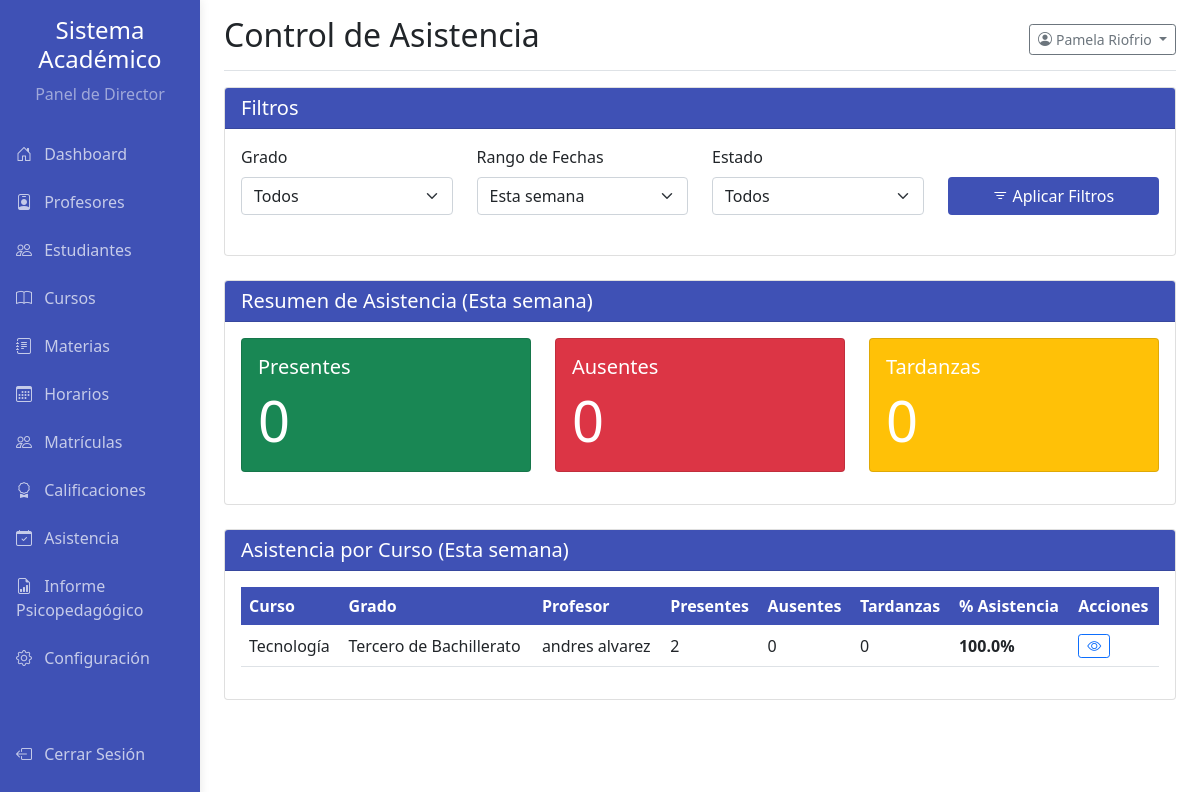
Page /pages/director_asistencia.php (signed in) on the committed database.
### tables this page shows
CREATE TABLE `usuarios` (
  `id` int(11) NOT NULL,
  `nombre` varchar(100) NOT NULL,
  `apellido` varchar(100) NOT NULL,
  `email` varchar(150) NOT NULL,
  `password` varchar(255) NOT NULL,
  `mfa_code` varchar(10) DEFAULT NULL,
  `mfa_expiry` datetime DEFAULT NULL,
  `email_verification_token` varchar(255) DEFAULT NULL,
  `email_verified_at` datetime DEFAULT NULL,
  `role_id` int(11) NOT NULL,
  `fecha_creacion` datetime NOT NULL DEFAULT current_timestamp()
);

CREATE TABLE `cursos` (
  `id` int(11) NOT NULL,
  `codigo` varchar(50) NOT NULL,
  `nombre` varchar(150) NOT NULL,
  `grado_id` int(11) NOT NULL,
  `seccion` char(1) NOT NULL,
  `profesor_id` int(11) NOT NULL,
  `materia_id` int(11) NOT NULL,
  `capacidad` int(11) NOT NULL,
  `creditos` int(11) NOT NULL,
  `descripcion` text DEFAULT NULL,
  `fecha_inicio` date DEFAULT NULL,
  `fecha_fin` date DEFAULT NULL,
  `estatus` enum('Activo','Inactivo','Pendiente') NOT NULL DEFAULT 'Activo'
);

CREATE TABLE `materias` (
  `id` int(11) NOT NULL,
  `nombre` varchar(100) NOT NULL
);

CREATE TABLE `grados` (
  `id` int(11) NOT NULL,
  `nombre` varchar(100) NOT NULL,
  `nivel` varchar(50) DEFAULT NULL,
  `descripcion` text DEFAULT NULL,
  `estatus` enum('Activo','Inactivo') NOT NULL DEFAULT 'Activo'
);

### pages/director_asistencia.php (the view, shortened to what this page needs)
<?php
require_once '../config.php';
$nombre = '';
$apellido = '';
$stats_generales = ['Presente' => 0, 'Ausente' => 0, 'Tarde' => 0];
$resumen_cursos = [];
$stmt_director = $mysqli->prepare("SELECT nombre, apellido FROM usuarios WHERE id = ?");
$stmt_director->bind_param('i', $_SESSION['user_id']);
$stmt_director->execute();
$stmt_director->bind_result($nombre, $apellido);
$filtro_grado = isset($_GET['grado']) && $_GET['grado'] !== 'all' ? (int)$_GET['grado'] : 0;
$filtro_rango = isset($_GET['rango']) ? $_GET['rango'] : 'thisWeek';
$filtro_estado = isset($_GET['estado']) && $_GET['estado'] !== 'all' ? $_GET['estado'] : '';
$where_clauses_table = [];
$where_clauses_table[] = "a.fecha BETWEEN DATE_SUB(CURDATE(), INTERVAL 30 DAY) AND CURDATE()";
$where_sql_table = " WHERE " . implode(" AND ", $where_clauses_table);
$sql_resumen_cursos = "
    SELECT c.id AS curso_id, m.nombre AS nombre_curso, g.nombre AS nombre_grado,
           CONCAT(u_prof.nombre, ' ', u_prof.apellido) AS nombre_profesor,
           SUM(CASE WHEN a.estado = 'Presente' THEN 1 ELSE 0 END) AS presentes,
           SUM(CASE WHEN a.estado = 'Ausente' THEN 1 ELSE 0 END) AS ausentes,
           SUM(CASE WHEN a.estado = 'Tarde' THEN 1 ELSE 0 END) AS tardanzas,
           COUNT(a.id) as total_registros
    FROM cursos c
    JOIN grados g ON c.grado_id = g.id
    JOIN materias m ON c.materia_id = m.id
    JOIN profesores p ON c.profesor_id = p.id
    JOIN usuarios u_prof ON p.usuario_id = u_prof.id
    LEFT JOIN matriculas mat ON c.id = mat.curso_id
    LEFT JOIN asistencia a ON mat.id = a.matricula_id
    $where_sql_table AND c.estatus = 'Activo'
    GROUP BY c.id
    ORDER BY g.id, m.nombre
";
$stmt_resumen = $mysqli->prepare($sql_resumen_cursos);
$stmt_resumen->execute();
$result = $stmt_resumen->get_result();
while($row = $result->fetch_assoc()) {
    $resumen_cursos[] = $row;
}
include __DIR__ . '/side_bar_director.php';
?>
<!DOCTYPE html>
<html lang="es">
<head>
    <link href="../css/bootstrap.min.css" rel="stylesheet">
    <link href="../css/academic.css" rel="stylesheet" type="text/css">
    <link rel="stylesheet" href="https://cdn.jsdelivr.net/npm/bootstrap-icons@1.8.1/font/bootstrap-icons.css">
</head>
<body>
    <div class="container-fluid">
        <div class="row">
            <div class="col-md-9 ms-sm-auto col-lg-10 px-md-4">
                <div class="d-flex justify-content-between flex-wrap flex-md-nowrap align-items-center pt-3 pb-2 mb-3 border-bottom">
                    <h1 class="h2">Control de Asistencia</h1>
                    <div class="btn-toolbar mb-2 mb-md-0">
                        <div class="dropdown">
                            <button class="btn btn-sm btn-outline-secondary dropdown-toggle" type="button" data-bs-toggle="dropdown">
                                <i class="bi bi-person-circle me-1"></i><?php echo htmlspecialchars($nombre . ' ' . $apellido); ?>
                            </button>
                        </div>
                    </div>
                </div>
                <div class="card mb-4">
                    <div class="card-header card-header-academic"><h5 class="mb-0 text-white">Filtros</h5></div>
                    <div class="card-body">
                        <form method="GET" action="">
                            <div class="row align-items-end">
                                <div class="col-md-3 mb-2">
                                    <label for="gradeFilter" class="form-label">Grado</label>
                                    <select class="form-select" name="grado">
                                        <option value="all" <?php if($filtro_grado == 0) echo 'selected'; ?>>Todos</option>
                                    </select>
                                </div>
                                <div class="col-md-3 mb-2">
                                    <label for="dateRangeFilter" class="form-label">Rango de Fechas</label>
                                    <select class="form-select" name="rango">
                                        <option value="thisWeek" <?php if($filtro_rango == 'thisWeek') echo 'selected'; ?>>Esta semana</option>
                                    </select>
                                </div>
                                <div class="col-md-3 mb-2">
                                    <label for="statusFilter" class="form-label">Estado</label>
                                    <select class="form-select" name="estado">
                                        <option value="all" <?php if(empty($filtro_estado)) echo 'selected'; ?>>Todos</option>
                                    </select>
                                </div>
                                <div class="col-md-3 mb-2">
                                    <button type="submit" class="btn btn-academic w-100"><i class="bi bi-filter"></i> Aplicar Filtros</button>
                                </div>
                            </div>
                        </form>
                    </div>
                </div>
                <div class="card mb-4">
                    <div class="card-header card-header-academic"><h5 class="mb-0 text-white">Resumen de Asistencia (<?php echo htmlspecialchars($_GET['rango'] ?? 'Esta semana'); ?>)</h5></div>
                    <div class="card-body"><div class="row">
                        <div class="col-md-4 mb-3"><div class="card text-white bg-success h-100"><div class="card-body"><h5 class="card-title">Presentes</h5><p class="card-text display-4"><?php echo $stats_generales['Presente'] ?? 0; ?></p></div></div></div>
                        <div class="col-md-4 mb-3"><div class="card text-white bg-danger h-100"><div class="card-body"><h5 class="card-title">Ausentes</h5><p class="card-text display-4"><?php echo $stats_generales['Ausente'] ?? 0; ?></p></div></div></div>
                        <div class="col-md-4 mb-3"><div class="card text-white bg-warning h-100"><div class="card-body"><h5 class="card-title">Tardanzas</h5><p class="card-text display-4"><?php echo $stats_generales['Tarde'] ?? 0; ?></p></div></div></div>
                    </div></div>
                </div>
                <div class="card mb-4">
                    <div class="card-header card-header-academic"><h5 class="mb-0 text-white">Asistencia por Curso (<?php echo htmlspecialchars($_GET['rango'] ?? 'Esta semana'); ?>)</h5></div>
                    <div class="card-body"><div class="table-responsive">
                        <table class="table table-hover align-middle">
                            <thead class="table-academic">
                                <tr><th>Curso</th><th>Grado</th><th>Profesor</th><th>Presentes</th><th>Ausentes</th><th>Tardanzas</th><th>% Asistencia</th><th>Acciones</th></tr>
                            </thead>
                            <tbody>
                                <?php if(empty($resumen_cursos)): ?>
                                    <tr><td colspan="8" class="text-center">No hay datos de asistencia para los filtros seleccionados.</td></tr>
                                <?php else: ?>
                                    <?php foreach($resumen_cursos as $resumen): ?>
                                    <tr>
                                        <td><?php echo htmlspecialchars($resumen['nombre_curso']); ?></td>
                                        <td><?php echo htmlspecialchars($resumen['nombre_grado']); ?></td>
                                        <td><?php echo htmlspecialchars($resumen['nombre_profesor']); ?></td>
                                        <td><?php echo $resumen['presentes']; ?></td>
                                        <td><?php echo $resumen['ausentes']; ?></td>
                                        <td><?php echo $resumen['tardanzas']; ?></td>
                                        <td>
                                            <?php
                                            $total_asistencias = $resumen['presentes'] + $resumen['tardanzas'];
                                            $porcentaje_asistencia = ($resumen['total_registros'] > 0) ? ($total_asistencias / $resumen['total_registros']) * 100 : 0;
                                            echo '<strong>' . number_format($porcentaje_asistencia, 1) . '%</strong>';
                                            ?>
                                        </td>
                                        <td><button class="btn btn-sm btn-outline-primary" title="Ver Detalles"><i class="bi bi-eye"></i></button></td>
                                    </tr>
                                    <?php endforeach; ?>
                                <?php endif; ?>
                            </tbody>
                        </table>
                    </div></div>
                </div>
            </div>
        </div>
    </div>
</body>
</html>

### css/academic.css (style rules this page uses)
:root { --academic-primary: #3f51b5; --academic-secondary: #ff4081; --academic-success: #4caf50; --academic-info: #2196f3; --academic-warning: #ff9800; --academic-danger: #f44336; --academic-light: #f5f5f5; --academic-dark: #212121; }
.card-header-academic { background-color: var(--academic-primary); color: white; }
.btn-academic { background-color: var(--academic-primary); color: white; }
.table-academic { background-color: var(--academic-primary); color: white; }

### rows in the picture
usuarios: nombre+apellido "Pamela Riofrio"
cursos: materia.nombre "Tecnología", grado.nombre "Tercero de Bachillerato", nombre_profesor "andres alvarez", presentes "2", ausentes "0", tardanzas "0", porcentaje_asistencia "100.0"

### other values in the picture
$_GET['rango'] "Esta semana"
$stats_generales['Presente'] "0"
$stats_generales['Ausente'] "0"
$stats_generales['Tarde'] "0"
